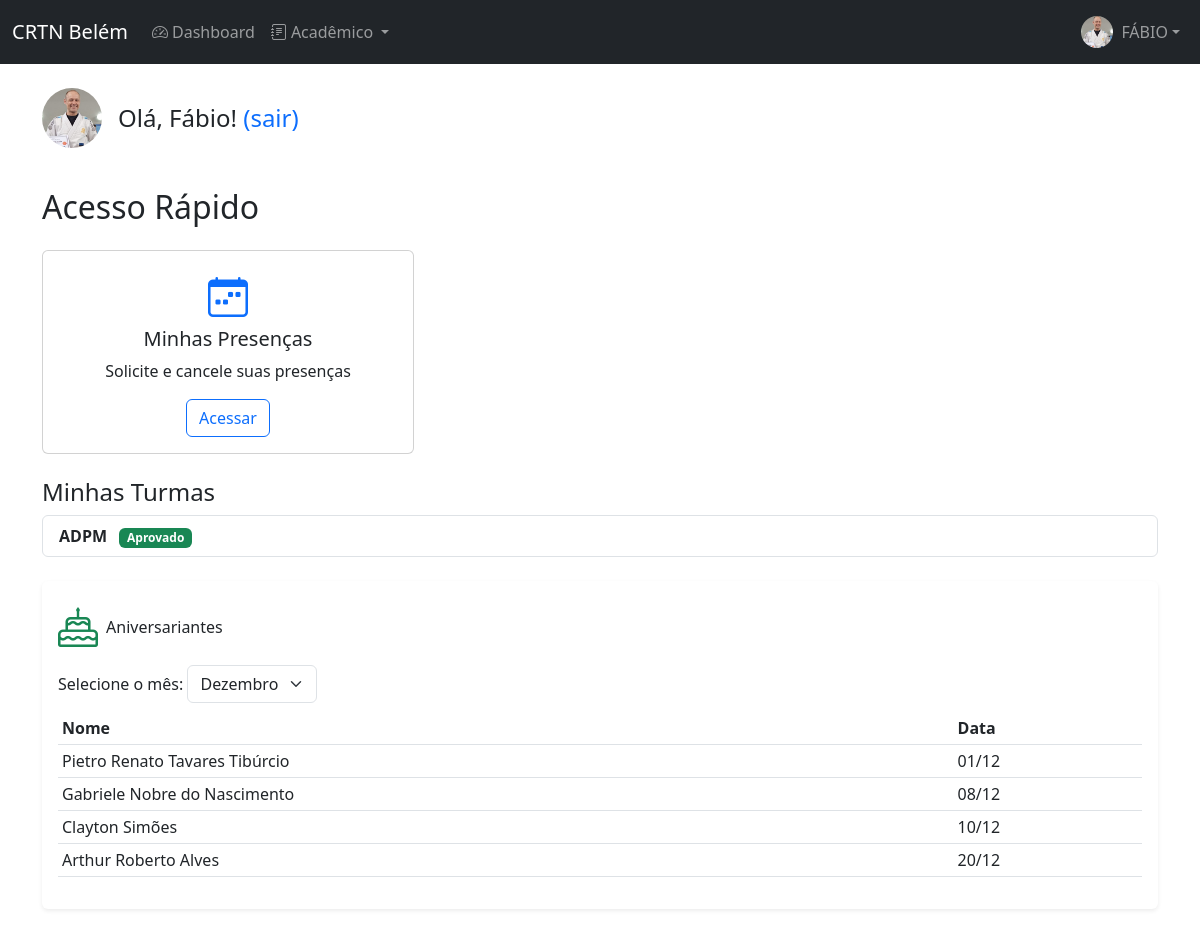
The page / (signed in) on the database its author committed.
### academia/models.py (models this page shows, shortened)
class User(AbstractUser):
    STATUS_CHOICES = [('ATIVO', 'Ativo'), ('INATIVO', 'Inativo'), ('PENDENTE', 'Pendente')]
    GROUP_ROLE_CHOICES = [('STD', 'Aluno'), ('PRO', 'Professor'), ('ADM', 'Administrador')]
    KIMONO_SIZE_CHOICES = [('A0', 'A0'), ('A1', 'A1'), ('A2', 'A2'), ('A3', 'A3'), ('A4', 'A4'), ('A5', 'A5'), ('A6', 'A6')]
    BELT_SIZE_CHOICES = [('A0', 'A0'), ('A1', 'A1'), ('A2', 'A2'), ('A3', 'A3'), ('A4', 'A4'), ('A5', 'A5'), ('A6', 'A6')]
    birthday = models.DateField('Data de Nascimento', null=True, blank=True)
    group_role = models.CharField('Perfil', max_length=3, choices=GROUP_ROLE_CHOICES, default='STD')
    status = models.CharField('Status', max_length=8, choices=STATUS_CHOICES, default='PENDENTE')
    photo = models.ImageField('Foto', upload_to=photo_upload_to, null=True, blank=True)
    height = models.IntegerField('Altura (cm)', null=True, blank=True)
    weight = models.IntegerField('Peso (kg)', null=True, blank=True)
    kimono_size = models.CharField('Tamanho do Kimono', max_length=2, choices=KIMONO_SIZE_CHOICES, null=True, blank=True)
    belt_size = models.CharField('Tamanho da Faixa', max_length=2, choices=BELT_SIZE_CHOICES, null=True, blank=True)
    whatsapp = models.CharField('WhatsApp', max_length=20, null=True, blank=True)
    responsible = models.ForeignKey('self', on_delete=models.SET_NULL, null=True, blank=True, related_name='dependents')
    class Meta:
        verbose_name, verbose_name_plural = 'Usuário', 'Usuários'
        ordering = ['first_name', 'last_name']
    def is_student(self): return self.group_role == 'STD'
    def is_professor_or_admin(self): return self.group_role in ['PRO', 'ADM']

class TurmaAluno(models.Model):
    STATUS_CHOICES = [('PEND', 'Pendente'), ('APRO', 'Aprovado'), ('REJE', 'Rejeitado')]
    turma = models.ForeignKey(Turma, on_delete=models.CASCADE)
    aluno = models.ForeignKey(User, on_delete=models.CASCADE)
    status = models.CharField('Status', max_length=4, choices=STATUS_CHOICES, default='PEND')
    data_solicitacao = models.DateTimeField('Data de Solicitação', auto_now_add=True)
    data_aprovacao = models.DateTimeField('Data de Aprovação', null=True, blank=True)
    class Meta:
        verbose_name, verbose_name_plural = 'Solicitação de Turma', 'Solicitações de Turma'
        unique_together = ['turma', 'aluno']

class Turma(models.Model):
    nome = models.CharField('Nome da Turma', max_length=100)
    descricao = models.TextField('Descrição', blank=True)
    professor = models.ForeignKey(User, on_delete=models.SET_NULL, null=True, limit_choices_to={'group_role__in': ['PRO', 'ADM']}, related_name='turmas_professor')
    alunos = models.ManyToManyField(User, through='TurmaAluno', related_name='turmas', limit_choices_to={'group_role': 'STD'})
    ativa = models.BooleanField('Ativa', default=True)
    data_criacao = models.DateTimeField('Data de Criação', auto_now_add=True)
    class Meta:
        verbose_name, verbose_name_plural = 'Turma', 'Turmas'
        ordering = ['nome']

### academia/views.py (the view, shortened to what this page needs)
# urls.py: path('', views.dashboard, name='index'),
@login_required
def dashboard(request):
    selected_month = request.GET.get('month')
    today = datetime.date.today()
    try:
        selected_month = int(selected_month) if selected_month else today.month
    except (ValueError, TypeError):
        selected_month = today.month
    aniversariantes = User.objects.filter(birthday__month=selected_month, status='ATIVO').order_by('birthday__day')
    month_names = ["Janeiro", "Fevereiro", "Março", "Abril", "Maio", "Junho", "Julho", "Agosto", "Setembro", "Outubro", "Novembro", "Dezembro"]
    months = [{'number': i + 1, 'name': name} for i, name in enumerate(month_names)]
    base_context = {
        'aniversariantes': aniversariantes,
        'selected_month': selected_month,
        'months': months,
    }
    if request.user.is_student():
        context = {
            'presencas_pendentes': AttendanceRequest.objects.filter(student=request.user, status='PEN').count(),
            'presencas_aprovadas': AttendanceRequest.objects.filter(student=request.user, status='APR').count(),
            'turmas': TurmaAluno.objects.filter(aluno=request.user),
        }
        context.update(base_context)
        return render(request, 'academia/dashboard_aluno.html', context)
    return redirect('index')

### academia/context_processors.py (called while the page is built, shortened)
def notifications_context(request):
    if not request.user.is_active:
        return {}
    notifications = []
    if request.user.is_student():
        approved_attendances = AttendanceRequest.objects.filter(student=request.user, status='APR', notified=False)
        if approved_attendances.exists():
            count = approved_attendances.count()
            notifications.append({
                'text': f'{count} presença(s) aprovada(s).',
                'url': 'aluno_presencas'
            })
        new_graduations = Graduacao.objects.filter(aluno=request.user, notified=False)
        if new_graduations.exists():
            notifications.append({
                'text': 'Você tem uma nova graduação!',
                'url': 'aluno_graduacoes'
            })
    if notifications:
        return {'notifications': notifications, 'has_pending_tasks': True}
    return {}

def account_management_context(request):
    original_user_id = request.session.get('original_user_id')
    main_user = None
    if original_user_id:
        try:
            main_user = User.objects.get(id=original_user_id)
        except User.DoesNotExist:
            request.session.pop('original_user_id', None)
    else:
        main_user = request.user
    dependents = main_user.dependents.all() if main_user and main_user.dependents.exists() else []
    return {
        'original_user_id': original_user_id,
        'dependents_list': dependents,
    }

def global_context(request):
    if not request.user.is_authenticated:
        return {}
    context = {}
    context.update(notifications_context(request))
    context.update(account_management_context(request))
    return context

### academia/templates/academia/dashboard_aluno.html (shortened to what this page needs)
{% extends 'academia/base.html' %}
{% block content %}
    <div class="row mb-4">
        <div class="col-md-12">
            <div class="d-flex align-items-center mb-3">
                {% if user.photo %}
                    <img src="{{ user.photo.url }}" alt="Foto" class="rounded-circle me-3" width="60" height="60">
                {% else %}
                    <div class="bg-secondary rounded-circle me-3 d-flex align-items-center justify-content-center"
                         style="width: 60px; height: 60px;">
                        <i class="bi bi-person text-white fs-4"></i>
                    </div>
                {% endif %}
                <div>
                    <h4 class="mb-0">Olá, {{ user.first_name }}! <a href="{% url 'logout' %}"
                                                                    class="text-decoration-none">(sair)</a></h4>
                </div>
            </div>
        </div>
    </div>
    <h2 class="mb-4">Acesso Rápido</h2>
        <div class="col-md-4">
            <div class="card h-100 dashboard-card">
                <div class="card-body text-center">
                    <i class="bi bi-calendar-week fs-1 text-primary mb-3"></i>
                    <h5 class="card-title">Minhas Presenças</h5>
                    <p class="card-text">Solicite e cancele suas presenças</p>
                        <a href="{% url 'aluno_presencas' %}" class="btn btn-outline-primary">Acessar</a>
                </div>
            </div>
        </div>
    <div class="row mt-4">
        <div class="col-md-12">
            <h4>Minhas Turmas</h4>
            {% if turmas %}
                <div class="list-group">
                    {% for turma_aluno in turmas %}
                        <div class="list-group-item">
                            <strong>{{ turma_aluno.turma.nome }}</strong>
                            <span class="badge bg-success ms-2">{{ turma_aluno.get_status_display }}</span>
                        </div>
                    {% endfor %}
                </div>
            {% else %}
                <p class="text-muted">Você não está inscrito em nenhuma turma.</p>
            {% endif %}
        </div>
    </div>
    <div class="row mt-4">
        <div class="col-12 mb-3">
            <div class="card h-100 border-0 shadow-sm">
                <div class="card-body">
                    <div class="d-flex align-items-center mb-2">
                        <i class="bi bi-cake fs-1 text-success me-2"></i>
                        <h6 class="mb-0">Aniversariantes</h6>
                    </div>
                    <form method="get" class="mb-2">
                        <label for="month" class="form-label">Selecione o mês:</label>
                        <select name="month" id="month" class="form-select w-auto d-inline-block"
                                onchange="this.form.submit()">
                            {% for month in months %}
                                <option value="{{ month.number }}"
                                        {% if selected_month == month.number %}selected{% endif %}>
                                    {{ month.name }}
                                </option>
                            {% endfor %}
                        </select>
                    </form>
                    <div style="max-height: 250px; overflow-y: auto;">
                        <table class="table table-sm table-hover">
                            <thead>
                            <tr>
                                <th>Nome</th>
                                <th>Data</th>
                            </tr>
                            </thead>
                            <tbody>
                            {% for u in aniversariantes %}
                                <tr>
                                    <td>{{ u.get_full_name }}</td>
                                    <td>{{ u.birthday|date:"d/m" }}</td>
                                </tr>
                            {% empty %}
                                <tr>
                                    <td colspan="2" class="text-center">Nenhum aniversariante neste mês.</td>
                                </tr>
                            {% endfor %}
                            </tbody>
                        </table>
                    </div>
                </div>
            </div>
        </div>
    </div>
{% endblock %}

### academia/templates/academia/base.html (shortened to what this page needs)
{% load static %}
<!DOCTYPE html>
<html lang="pt-BR">
<head>
    <link href="https://cdn.jsdelivr.net/npm/bootstrap@5.3.0/dist/css/bootstrap.min.css" rel="stylesheet">
    <link rel="stylesheet" href="https://cdn.jsdelivr.net/npm/bootstrap-icons@1.11.0/font/bootstrap-icons.css">
    <link rel="stylesheet" href="{% static 'academia/css/styles.css' %}">
</head>
<body>
{% if user.is_authenticated %}
    <nav class="navbar navbar-expand-lg navbar-dark bg-dark">
        <div class="container-fluid">
            <a class="navbar-brand" href="{% url 'dashboard' %}">CRTN Belém</a>
            <div class="collapse navbar-collapse" id="navbarNav">
                <ul class="navbar-nav me-auto">
                    <li class="nav-item">
                        <a class="nav-link" href="{% url 'dashboard' %}">
                            <i class="bi bi-speedometer2 me-1"></i>Dashboard
                        </a>
                    </li>
                    {% if user.is_student or user.is_professor_or_admin %}
                        <li class="nav-item dropdown">
                            <a class="nav-link dropdown-toggle" href="#" role="button" data-bs-toggle="dropdown"
                               aria-expanded="false">
                                <i class="bi bi-journal-text me-1"></i>Acadêmico
                            </a>
                        </li>
                    {% endif %}
                </ul>
                <ul class="navbar-nav">
                    <li class="nav-item dropdown">
                        <a class="nav-link dropdown-toggle d-flex align-items-center" href="#" role="button"
                           data-bs-toggle="dropdown" aria-expanded="false">
                            {% if user.photo %}
                                <img src="{{ user.photo.url }}" alt="Foto" class="rounded-circle me-2" width="32"
                                     height="32" style="object-fit: cover;">
                            {% else %}
                                <div class="bg-secondary rounded-circle me-2 d-flex align-items-center justify-content-center"
                                     style="width: 32px; height: 32px;">
                                    <i class="bi bi-person text-white"></i>
                                </div>
                            {% endif %}
                            <span>{{ user.first_name.upper }}</span>
                        </a>
                    </li>
                </ul>
            </div>
        </div>
    </nav>
{% endif %}
<div class="position-fixed bottom-0 end-0 p-3" style="z-index: 11">
</div>
<div class="container mt-4">
    {% block content %}{% endblock %}
</div>
</body>
</html>

### academia/templates/academia/dashboard_aluno.html (style rules this page uses)
.dashboard-card { transition: transform 0.3s ease, box-shadow 0.3s ease; height: 100%; }

### rows shown on the page
User: photo (picture), first_name "FÁBIO", first_name "Fábio"
TurmaAluno: turma.nome "ADPM", status "Aprovado"
User: get_full_name "Pietro Renato Tavares Tibúrcio", birthday "01/12"
User: get_full_name "Gabriele Nobre do Nascimento", birthday "08/12"
User: get_full_name "Clayton Simões", birthday "10/12"
User: get_full_name "Arthur Roberto Alves", birthday "20/12"

### other values the page prints
form field month "Dezembro"
